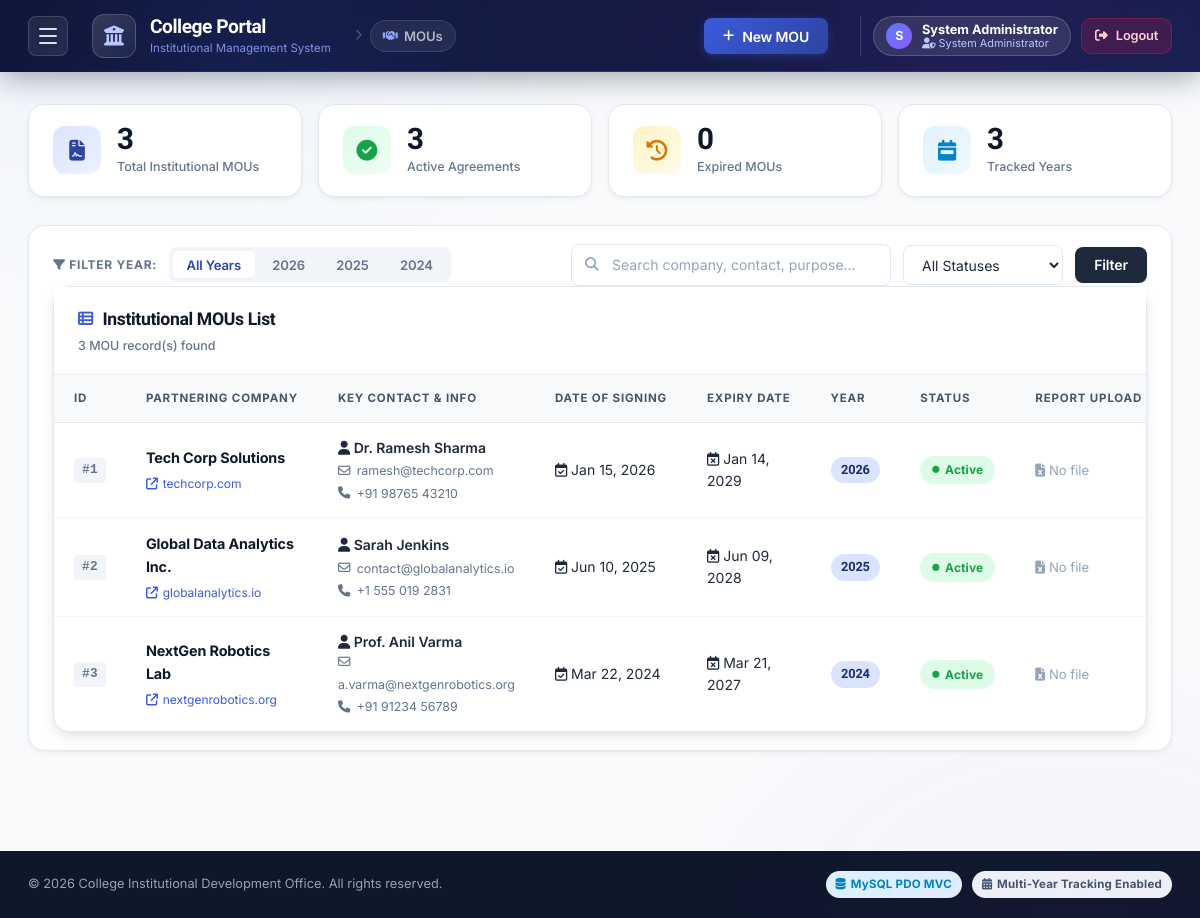
Page /index.php?module=mou (signed in) on the committed database.
### tables this page shows
CREATE TABLE IF NOT EXISTS `mous` (
  `id` INT AUTO_INCREMENT PRIMARY KEY,
  `company_name` VARCHAR(255) NOT NULL,
  `contact_person` VARCHAR(150) DEFAULT NULL,
  `email` VARCHAR(150) DEFAULT NULL,
  `phone` VARCHAR(50) DEFAULT NULL,
  `address` TEXT DEFAULT NULL,
  `website` VARCHAR(255) DEFAULT NULL,
  `signed_date` DATE NOT NULL,
  `expiry_date` DATE NOT NULL,
  `year` INT NOT NULL,
  `description` TEXT DEFAULT NULL,
  `report_file` VARCHAR(255) DEFAULT NULL,
  `status` ENUM('Active', 'Expired', 'Terminated') NOT NULL DEFAULT 'Active',
  `created_at` DATETIME DEFAULT CURRENT_TIMESTAMP,
  `updated_at` DATETIME DEFAULT CURRENT_TIMESTAMP ON UPDATE CURRENT_TIMESTAMP,
  INDEX (`year`),
  INDEX (`status`),
  INDEX (`signed_date`)
);

### views/mou/index.php (the view, shortened to what the rows shown need)
<div class="container">
    <div class="card table-card">
        <div class="card-header">
            <div class="card-title">
                <h2><i class="fa-solid fa-table-list"></i> Institutional MOUs List</h2>
            </div>
        </div>
        <div class="table-responsive">
            <table class="data-table">
                <thead>
                    <tr>
                        <th style="width: 50px;">ID</th>
                        <th>Partnering Company</th>
                        <th>Key Contact & Info</th>
                        <th>Date of Signing</th>
                        <th>Expiry Date</th>
                        <th>Year</th>
                        <th>Status</th>
                        <th>Report Upload</th>
                    </tr>
                </thead>
                <tbody>
                    <?php if (empty($mous)): ?>
                        <tr>
                            <td colspan="9" class="text-center py-5">
                                <div class="empty-state">
                                    <i class="fa-solid fa-folder-open empty-icon"></i>
                                    <h3>No MOUs Found</h3>
                                    <p>No agreement matches your current filter criteria or search query.</p>
                                    <button class="btn btn-primary mt-3" onclick="openAddModal()">
                                        <i class="fa-solid fa-plus"></i> Add New MOU
                                    </button>
                                </div>
                            </td>
                        </tr>
                    <?php else: ?>
                        <?php foreach ($mous as $mou): ?>
                            <tr>
                                <td><span class="mou-id">#<?= $mou['id'] ?></span></td>
                                <td>
                                    <div class="company-info">
                                        <span class="company-name"><?= htmlspecialchars($mou['company_name']) ?></span>
                                        <?php if (!empty($mou['website'])): ?>
                                            <a href="<?= htmlspecialchars($mou['website']) ?>" target="_blank" class="company-website">
                                                <i class="fa-solid fa-arrow-up-right-from-square"></i> <?= parse_url($mou['website'], PHP_URL_HOST) ?? 'Website' ?>
                                            </a>
                                        <?php endif; ?>
                                    </div>
                                </td>
                                <td>
                                    <div class="contact-details">
                                        <div class="contact-name"><i class="fa-solid fa-user"></i> <?= htmlspecialchars($mou['contact_person'] ?: 'N/A') ?></div>
                                        <?php if (!empty($mou['email'])): ?>
                                            <div class="contact-sub"><i class="fa-regular fa-envelope"></i> <?= htmlspecialchars($mou['email']) ?></div>
                                        <?php endif; ?>
                                        <?php if (!empty($mou['phone'])): ?>
                                            <div class="contact-sub"><i class="fa-solid fa-phone"></i> <?= htmlspecialchars($mou['phone']) ?></div>
                                        <?php endif; ?>
                                    </div>
                                </td>
                                <td>
                                    <span class="date-badge">
                                        <i class="fa-regular fa-calendar-check"></i> <?= date('M d, Y', strtotime($mou['signed_date'])) ?>
                                    </span>
                                </td>
                                <td>
                                    <span class="date-badge">
                                        <i class="fa-regular fa-calendar-xmark"></i> <?= date('M d, Y', strtotime($mou['expiry_date'])) ?>
                                    </span>
                                </td>
                                <td>
                                    <span class="year-pill"><?= $mou['year'] ?></span>
                                </td>
                                <td>
                                    <?php
                                        $statusClass = 'status-active';
                                    ?>
                                    <span class="status-badge <?= $statusClass ?>">
                                        <i class="fa-solid fa-circle status-dot"></i> <?= $mou['status'] ?>
                                    </span>
                                </td>
                                <td>
                                    <?php if (!empty($mou['report_file'])): ?>
                                        <a href="uploads/reports/<?= htmlspecialchars($mou['report_file']) ?>" target="_blank" class="report-link" title="View Uploaded Report">
                                            <i class="fa-solid fa-file-pdf"></i> Report File
                                        </a>
                                    <?php else: ?>
                                        <span class="text-muted"><i class="fa-solid fa-file-excel"></i> No file</span>
                                    <?php endif; ?>
                                </td>
                            </tr>
                        <?php endforeach; ?>
                    <?php endif; ?>
                </tbody>
            </table>
        </div>
    </div>
</div>

### rows in the picture
mous: id "1", company_name "Tech Corp Solutions", website "techcorp.com", contact_person "Dr. Ramesh Sharma", email "ramesh@techcorp.com", phone "+91 98765 43210", signed_date "Jan 15, 2026", expiry_date "Jan 14, 2029", year "2026", status "Active", shows "No file"
mous: id "2", company_name "Global Data Analytics Inc.", website "globalanalytics.io", contact_person "Sarah Jenkins", email "contact@globalanalytics.io", phone "+1 555 019 2831", signed_date "Jun 10, 2025", expiry_date "Jun 09, 2028", year "2025", status "Active", shows "No file"
mous: id "3", company_name "NextGen Robotics Lab", website "nextgenrobotics.org", contact_person "Prof. Anil Varma", email "a.varma@nextgenrobotics.org", phone "+91 91234 56789", signed_date "Mar 22, 2024", expiry_date "Mar 21, 2027", year "2024", status "Active", shows "No file"

### other values in the picture
substr($_SESSION['user_name'] ?? 'U', 0, 1) "S"
$_SESSION['user_name'] "System Administrator"
$_SESSION['user_role'] "System Administrator"
$stats['total'] "3"
$stats['active'] "3"
$stats['expired'] "0"
$stats['years_count'] "3"
$y "2026"
$y "2025"
$y "2024"
count($mous) "3"
